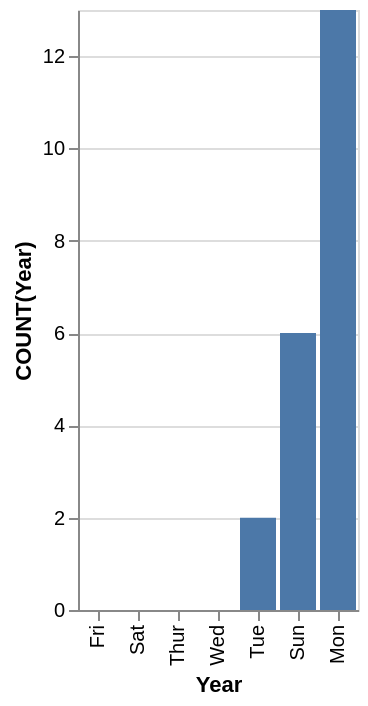

Source (Vega-Lite JSON):
### Vega-Lite specification from a JSON file in a GitHub repository (floating-point values rounded to 4 significant figures)
{"data": {"values": [{"x_data": "Fri", "y_data": 0}, {"x_data": "Sat", "y_data": 0}, {"x_data": "Thur", "y_data": 0}, {"x_data": "Wed", "y_data": 0}, {"x_data": "Tue", "y_data": 2}, {"x_data": "Sun", "y_data": 6}, {"x_data": "Mon", "y_data": 13}]}, "mark": "bar", "encoding": {"x": {"field": "x_data", "type": "nominal", "title": "Year", "sort": {"op": "sum", "field": "y_data", "order": "ascending"}}, "y": {"field": "y_data", "type": "quantitative", "title": "COUNT(Year)"}}}
